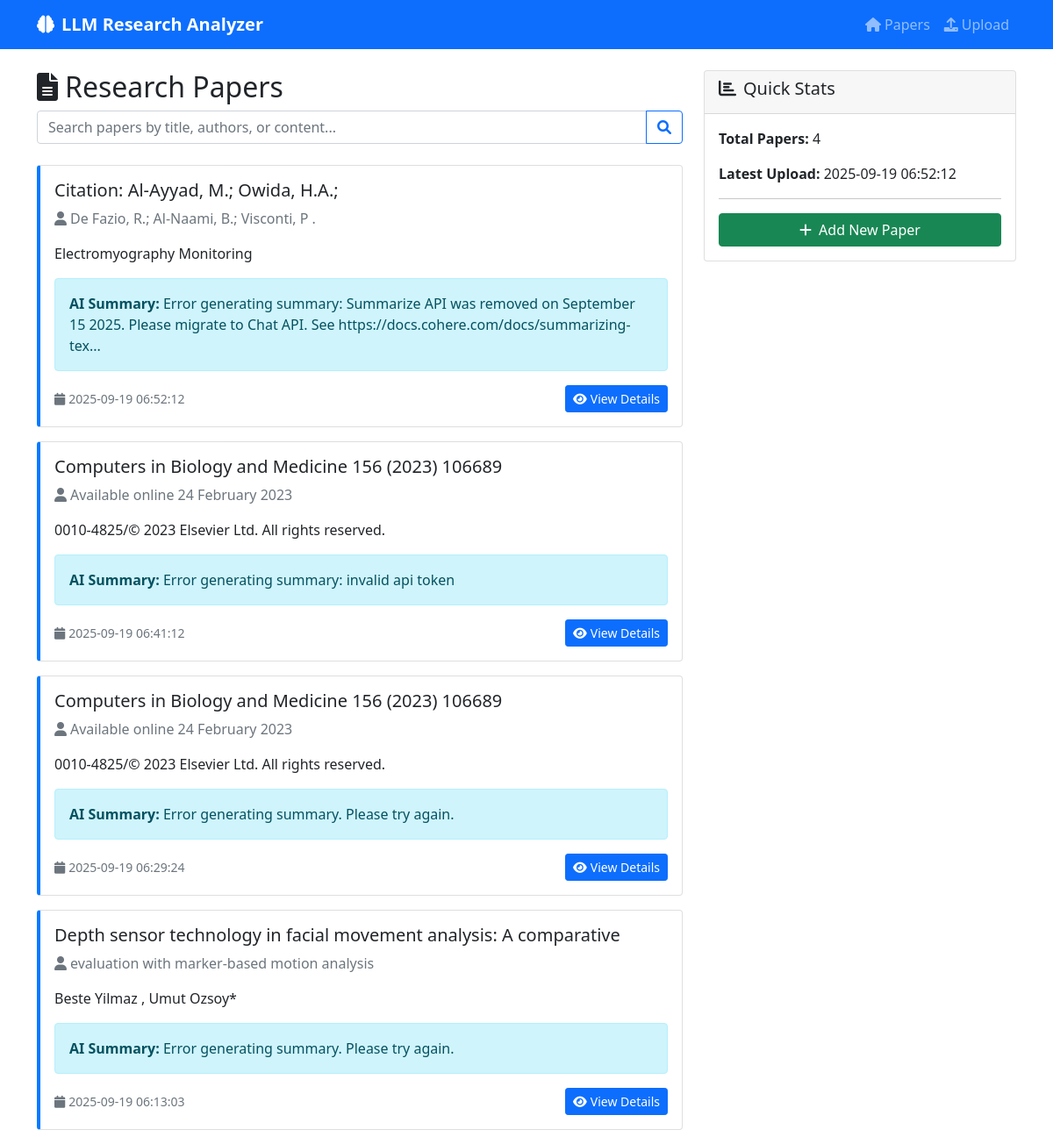
The page / on the database its author committed.
### tables this page shows
CREATE TABLE papers (
            id INTEGER PRIMARY KEY AUTOINCREMENT,
            title TEXT NOT NULL,
            authors TEXT,
            abstract TEXT,
            content TEXT,
            summary TEXT,
            research_gaps TEXT,
            methodology TEXT,
            key_findings TEXT,
            filename TEXT,
            upload_date TIMESTAMP DEFAULT CURRENT_TIMESTAMP
        );

### app.py (the view)
@app.route('/')
def index():
    conn = sqlite3.connect('papers.db')
    cursor = conn.cursor()
    cursor.execute('SELECT * FROM papers ORDER BY upload_date DESC')
    papers = cursor.fetchall()
    conn.close()
    papers_list = []
    for paper in papers:
        papers_list.append({
            'id': paper[0],
            'title': paper[1],
            'authors': paper[2],
            'abstract': paper[3],
            'summary': paper[5],
            'research_gaps': paper[6],
            'upload_date': paper[10]
        })
    return render_template('index.html', papers=papers_list)

### templates/index.html (shortened to what this page needs)
{% extends "base.html" %}
{% block content %}
<div class="row">
    <div class="col-md-8">
        <h2><i class="fas fa-file-alt me-2"></i>Research Papers</h2>
        <div class="mb-4">
            <div class="input-group">
                <input type="text" class="form-control" id="searchInput" placeholder="Search papers by title, authors, or content...">
                <button class="btn btn-outline-primary" type="button" id="searchBtn">
                    <i class="fas fa-search"></i>
                </button>
            </div>
        </div>
        <div id="papersList">
            {% if papers %}
                {% for paper in papers %}
                <div class="card paper-card mb-3">
                    <div class="card-body">
                        <h5 class="card-title">{{ paper.title }}</h5>
                        <p class="card-text text-muted">
                            <i class="fas fa-user me-1"></i>{{ paper.authors }}
                        </p>
                        {% if paper.abstract %}
                        <p class="card-text">{{ paper.abstract[:200] }}{% if paper.abstract|length > 200 %}...{% endif %}</p>
                        {% endif %}
                        {% if paper.summary %}
                        <div class="alert alert-info">
                            <strong>AI Summary:</strong> {{ paper.summary[:150] }}{% if paper.summary|length > 150 %}...{% endif %}
                        </div>
                        {% endif %}
                        <div class="d-flex justify-content-between align-items-center">
                            <small class="text-muted">
                                <i class="fas fa-calendar me-1"></i>{{ paper.upload_date }}
                            </small>
                            <a href="{{ url_for('view_paper', paper_id=paper.id) }}" class="btn btn-primary btn-sm">
                                <i class="fas fa-eye me-1"></i>View Details
                            </a>
                        </div>
                    </div>
                </div>
                {% endfor %}
            {% endif %}
        </div>
    </div>
    <div class="col-md-4">
        <div class="card">
            <div class="card-header">
                <h5><i class="fas fa-chart-bar me-2"></i>Quick Stats</h5>
            </div>
            <div class="card-body">
                <p><strong>Total Papers:</strong> {{ papers|length }}</p>
                <p><strong>Latest Upload:</strong>
                    {% if papers %}
                        {{ papers[0].upload_date }}
                    {% else %}
                        None
                    {% endif %}
                </p>
                <hr>
                <a href="{{ url_for('upload_paper') }}" class="btn btn-success w-100">
                    <i class="fas fa-plus me-2"></i>Add New Paper
                </a>
            </div>
        </div>
    </div>
</div>
{% endblock %}

### templates/base.html (shortened to what this page needs)
<!DOCTYPE html>
<html lang="en">
<head>
    <link href="https://cdn.jsdelivr.net/npm/bootstrap@5.1.3/dist/css/bootstrap.min.css" rel="stylesheet">
    <link href="https://cdnjs.cloudflare.com/ajax/libs/font-awesome/6.0.0/css/all.min.css" rel="stylesheet">
</head>
<body>
    <nav class="navbar navbar-expand-lg navbar-dark bg-primary">
        <div class="container">
            <a class="navbar-brand" href="{{ url_for('index') }}">
                <i class="fas fa-brain me-2"></i>LLM Research Analyzer
            </a>
            <div class="navbar-nav ms-auto">
                <a class="nav-link" href="{{ url_for('index') }}">
                    <i class="fas fa-home me-1"></i>Papers
                </a>
                <a class="nav-link" href="{{ url_for('upload_paper') }}">
                    <i class="fas fa-upload me-1"></i>Upload
                </a>
            </div>
        </div>
    </nav>
    <div class="container mt-4">
        {% block content %}{% endblock %}
    </div>
</body>
</html>

### templates/base.html (style rules this page uses)
.paper-card { transition: transform 0.2s; border-left: 4px solid #007bff; }
.navbar-brand { font-weight: bold; }

### rows shown on the page
papers: title "Citation: Al-Ayyad, M.; Owida, H.A.;", authors "De Fazio, R.; Al-Naami, B.; Visconti, P .", abstract "Electromyography Monitoring", summary "Error generating summary: Summarize API was removed on September 15 2025. Please migrate to Chat API. See https://docs.cohere.com/docs/summarizing-tex", upload_date "2025-09-19 06:52:12"
papers: title "Computers in Biology and Medicine 156 (2023) 106689", authors "Available online 24 February 2023", abstract "0010-4825/© 2023 Elsevier Ltd. All rights reserved.", summary "Error generating summary: invalid api token", upload_date "2025-09-19 06:41:12"
papers: title "Computers in Biology and Medicine 156 (2023) 106689", authors "Available online 24 February 2023", abstract "0010-4825/© 2023 Elsevier Ltd. All rights reserved.", summary "Error generating summary. Please try again.", upload_date "2025-09-19 06:29:24"
papers: title "Depth sensor technology in facial movement analysis: A comparative", authors "evaluation with marker-based motion analysis", abstract "Beste Yilmaz , Umut Ozsoy*", summary "Error generating summary. Please try again.", upload_date "2025-09-19 06:13:03"

### other values the page prints
{{ papers|length }} "4"
